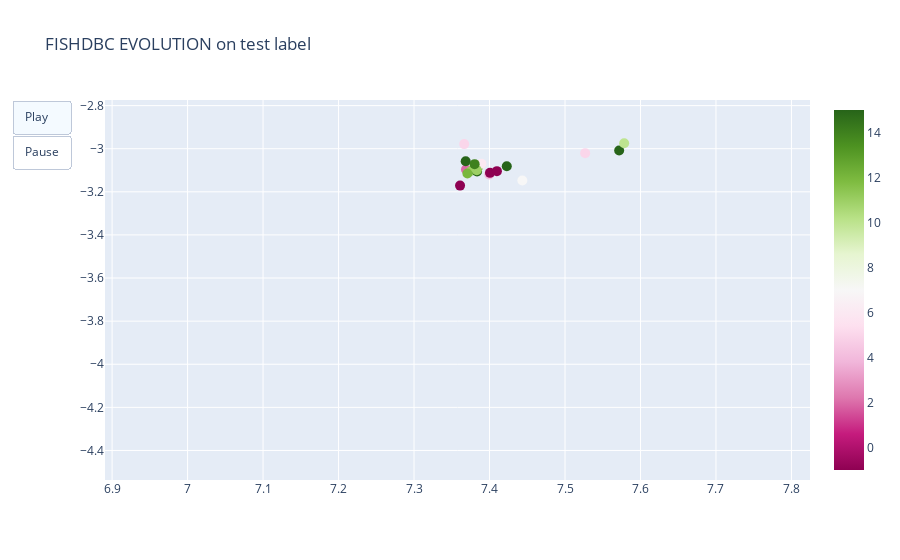

Notebook code cell kept with this figure:
### Code cell
# import plotly.graph_objects as go

fig = go.Figure(
    
    data=[frames[0].data[0]],
    layout=go.Layout(
        xaxis=dict(range=[2,16] ,autorange=False),
        yaxis=dict(range=[-6,8] ,autorange=False),
        title="FISHDBC EVOLUTION on test label",
        updatemenus=[dict(
            type="buttons",
            buttons=[dict(label="Play",
                          method="animate",
                          args=[None,{
        "mode": 'immediate',"fromcurrent": True,
        "transition": {"duration": 300}}]),
            {
                "args": [[None], {"frame": {"duration": 0, "redraw": False},
                                  "mode": "immediate",
                                  "transition": {"duration": 0}}],
                "label": "Pause",
                "method": "animate"
            }
                    
                    
                    ])]
    ),
    frames=frames[1:]

)

fig.show()

### Figure 1 — Plotly figure (JSON) as saved in the notebook; plotly's stock layout.template omitted (floating-point values rounded to 4 significant figures; data arrays with more than 128 entries replaced by an {"elided": "..."} marker saying what was removed)
{"data": [{"hovertext": {"elided": "178 str values"}, "marker": {"autocolorscale": true, "color": {"elided": "178 int values"}, "showscale": true, "size": 10}, "mode": "markers", "text": {"elided": "178 int values"}, "type": "scatter", "x": {"elided": "178 float values"}, "y": {"elided": "178 float values"}}], "layout": {"autosize": true, "title": {"text": "FISHDBC EVOLUTION on test label"}, "updatemenus": [{"active": 0, "buttons": [{"args": [null, {"fromcurrent": true, "mode": "immediate", "transition": {"duration": 300}}], "label": "Play", "method": "animate"}, {"args": [[null], {"frame": {"duration": 0, "redraw": false}, "mode": "immediate", "transition": {"duration": 0}}], "label": "Pause", "method": "animate"}], "type": "buttons"}], "xaxis": {"autorange": false, "range": [6.891, 7.825], "type": "linear"}, "yaxis": {"autorange": false, "range": [-4.537, -2.774], "type": "linear"}}}
